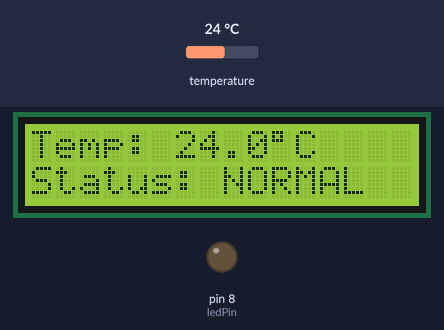
Recording of a sketch running on a simulated Arduino Uno, built with avr-gcc and run on an emulated ATmega328P. Shown: 16×2 character LCD, output pins drawn as LEDs (lit = HIGH). Inputs (shaded band) come from the test bench; at power-on: temperature 24 °C. What the sketch prints to the serial monitor is not drawn.

Above: at 2.7 s.
2.8 s: temperature set to 24.7 °C
At 5.1 s:
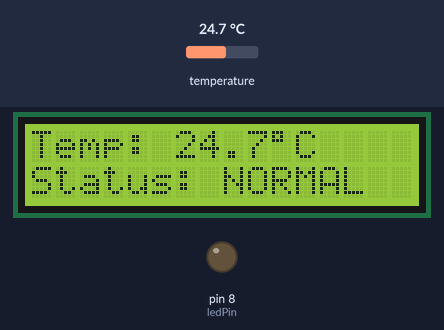
5.6 s: temperature set to 25.4 °C
At 6.5 s:
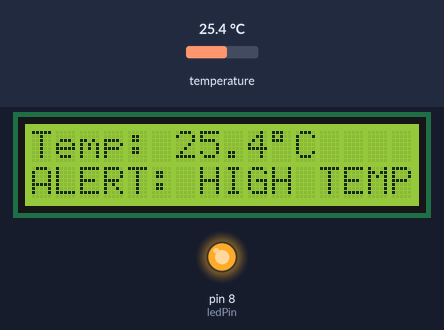
8.1 s: temperature set to 12 °C
At 10.6 s:
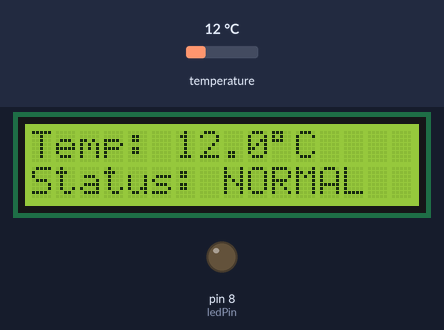
Timing chart, 0 to 12.1 s (numbered marks = the images above; inputs shaded):
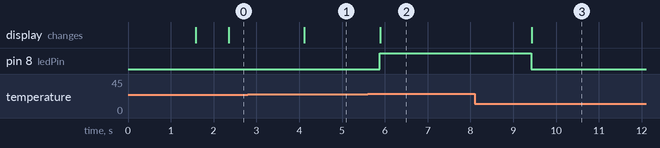

Measured:
- the behaviour switches between 25 and 25.1 °C on temperature (found by bisection; images 1 and 2)
- after the input at 2.8 s, the display: changes after 1.3 s (image 1)
- after the input at 5.6 s, pin 8 (ledPin): LOW → HIGH after 0.29 s; the display: changes after 0.29 s (image 2)
- after the input at 8.1 s, pin 8 (ledPin): HIGH → LOW after 1.3 s; the display: changes after 1.3 s (image 3)

The sketch:

ARDUINO-CODE.ino
```cpp
#include <LiquidCrystal.h>
#include <OneWire.h>
#include <DallasTemperature.h>

// LCD: RS, E, D4, D5, D6, D7
LiquidCrystal lcd(12, 11, 5, 4, 3, 2);

const int sensorPin = 9;
const int ledPin = 8;
const float threshold = 25.0;

OneWire oneWire(sensorPin);
DallasTemperature sensors(&oneWire);

void setup() {
  pinMode(ledPin, OUTPUT);
  digitalWrite(ledPin, LOW);

  lcd.begin(16, 2);
  lcd.print("Temperature");
  lcd.setCursor(0, 1);
  lcd.print("Monitoring...");

  sensors.begin();
  Serial.begin(9600);

  delay(1500);
  lcd.clear();
}

void loop() {
  sensors.requestTemperatures();

  float temperatureC = sensors.getTempCByIndex(0);

  if (temperatureC == DEVICE_DISCONNECTED_C) {
    digitalWrite(ledPin, LOW);
    lcd.setCursor(0, 0);
    lcd.print("Sensor Error    ");
    lcd.setCursor(0, 1);
    lcd.print("Check DS18B20   ");
    Serial.println("DS18B20 not detected");
    delay(1000);
    return;
  }

  bool highTemperature = temperatureC > threshold;

  digitalWrite(ledPin, highTemperature ? HIGH : LOW);

  lcd.setCursor(0, 0);
  lcd.print("Temp: ");
  lcd.print(temperatureC, 1);
  lcd.write((uint8_t)223);
  lcd.print("C   ");

  lcd.setCursor(0, 1);
  if (highTemperature) {
    lcd.print("ALERT: HIGH TEMP");
  } else {
    lcd.print("Status: NORMAL  ");
  }

  Serial.print("Temperature: ");
  Serial.print(temperatureC, 1);
  Serial.println(" C");

  delay(1000);
}
```
